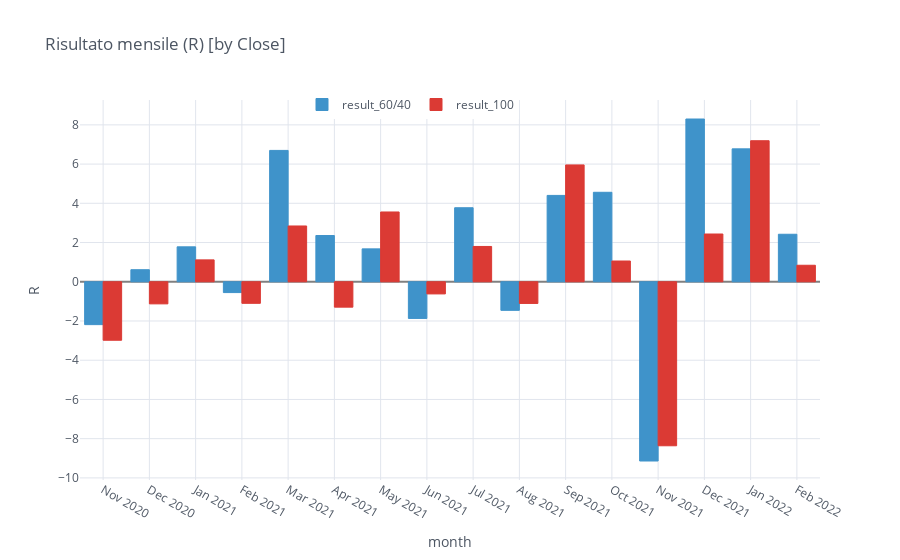

Here is the notebook cell this chart was saved with:
### Code cell
df = merged.copy().groupby(pd.Grouper(freq='M')).sum().reset_index()
df['close'] = df.close.dt.strftime('%b %Y')
df.iplot(kind='bar', x='close', opacity=1, title='Risultato mensile (R) [by Close]',
         yTitle='R', zerolinecolor='grey', colors=cf_colors, xTitle='month', legend='top')

### Figure 1 — Plotly figure (JSON) as saved in the notebook; plotly's stock layout.template omitted (floating-point values rounded to 4 significant figures)
{"data": [{"marker": {"color": "rgba(63, 147, 202, 1)", "line": {"color": "rgba(63, 147, 202, 1.0)", "width": 1}}, "name": "result_60/40", "orientation": "v", "text": "", "type": "bar", "x": ["Nov 2020", "Dec 2020", "Jan 2021", "Feb 2021", "Mar 2021", "Apr 2021", "May 2021", "Jun 2021", "Jul 2021", "Aug 2021", "Sep 2021", "Oct 2021", "Nov 2021", "Dec 2021", "Jan 2022", "Feb 2022"], "y": [-2.186, 0.6144, 1.782, -0.5519, 6.697, 2.357, 1.678, -1.87, 3.774, -1.456, 4.403, 4.562, -9.138, 8.299, 6.776, 2.423]}, {"marker": {"color": "rgba(219, 58, 52, 1)", "line": {"color": "rgba(219, 58, 52, 1.0)", "width": 1}}, "name": "result_100", "orientation": "v", "text": "", "type": "bar", "x": ["Nov 2020", "Dec 2020", "Jan 2021", "Feb 2021", "Mar 2021", "Apr 2021", "May 2021", "Jun 2021", "Jul 2021", "Aug 2021", "Sep 2021", "Oct 2021", "Nov 2021", "Dec 2021", "Jan 2022", "Feb 2022"], "y": [-2.982, -1.126, 1.115, -1.099, 2.844, -1.295, 3.559, -0.62, 1.8, -1.106, 5.957, 1.058, -8.362, 2.435, 7.191, 0.8418]}], "layout": {"legend": {"bgcolor": "#FFFFFF", "font": {"color": "#4D5663"}, "orientation": "h", "x": 0.3, "y": 0.95, "yanchor": "bottom"}, "paper_bgcolor": "#FFFFFF", "plot_bgcolor": "#FFFFFF", "showlegend": true, "title": {"font": {"color": "#4D5663"}, "text": "Risultato mensile (R) [by Close]"}, "xaxis": {"gridcolor": "#E1E5ED", "showgrid": true, "tickfont": {"color": "#4D5663"}, "title": {"font": {"color": "#4D5663"}, "text": "month"}, "zerolinecolor": "grey"}, "yaxis": {"gridcolor": "#E1E5ED", "showgrid": true, "tickfont": {"color": "#4D5663"}, "title": {"font": {"color": "#4D5663"}, "text": "R"}, "zerolinecolor": "grey"}}}
